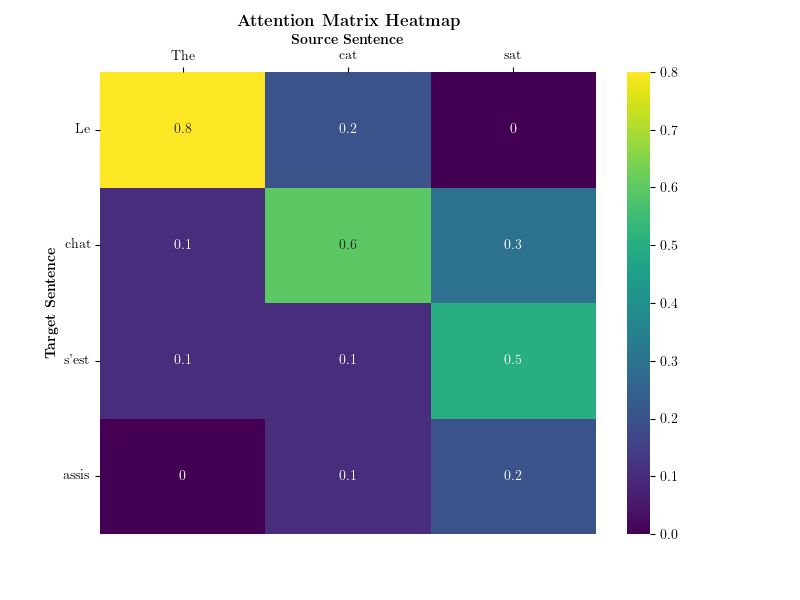

The script that saved this image:
import matplotlib as mpl
import matplotlib.pyplot as plt
import seaborn as sns
import numpy as np

# Use LaTeX font
mpl.rcParams['text.usetex'] = True
mpl.rcParams['font.family'] = 'serif'
mpl.rcParams['text.latex.preamble'] = r'\usepackage{amsmath}'

# Example sentence in the source language
source_sentence = ["The", "cat", "sat"]
# Example sentence in the target language
target_sentence = ["Le", "chat", "s'est", "assis"]

# Example attention matrix (fictional values for illustration)
attention_matrix = np.array([
    [0.8, 0.1, 0.1, 0.0],
    [0.2, 0.6, 0.1, 0.1],
    [0.0, 0.3, 0.5, 0.2]
])

# Create the heatmap with LaTeX font and source and target switched
plt.figure(figsize=(8, 6))
heatmap = sns.heatmap(attention_matrix.T, annot=True, cmap='viridis', xticklabels=source_sentence, yticklabels=target_sentence)

# Move x-axis labels to the top
heatmap.xaxis.set_label_position('top')
heatmap.xaxis.tick_top()

# Rotate y-axis labels
plt.yticks(rotation=0)

# Keep x-axis labels at 0 degrees
plt.xticks(rotation=0)

# Set labels with LaTeX font
plt.xlabel(r'\textbf{Source Sentence}')
plt.ylabel(r'\textbf{Target Sentence}')
plt.title(r'\textbf{Attention Matrix Heatmap}')
plt.savefig("attention.png")
# Show the plot
plt.show()